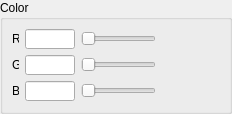
<ui version="4.0" >
 <class>ColorPropertyModifier</class>
 <widget class="QWidget" name="ColorPropertyModifier" >
  <property name="geometry" >
   <rect>
    <x>0</x>
    <y>0</y>
    <width>232</width>
    <height>114</height>
   </rect>
  </property>
  <property name="sizePolicy" >
   <sizepolicy vsizetype="Preferred" hsizetype="Expanding" >
    <horstretch>0</horstretch>
    <verstretch>0</verstretch>
   </sizepolicy>
  </property>
  <property name="minimumSize" >
   <size>
    <width>232</width>
    <height>114</height>
   </size>
  </property>
  <property name="maximumSize" >
   <size>
    <width>232</width>
    <height>114</height>
   </size>
  </property>
  <property name="windowTitle" >
   <string>Form</string>
  </property>
  <layout class="QVBoxLayout" >
   <property name="spacing" >
    <number>0</number>
   </property>
   <property name="margin" >
    <number>0</number>
   </property>
   <item>
    <widget class="QGroupBox" name="propGroupBox" >
     <property name="title" >
      <string>Color</string>
     </property>
     <layout class="QHBoxLayout" >
      <item>
       <layout class="QVBoxLayout" >
        <item>
         <layout class="QHBoxLayout" >
          <item>
           <widget class="QLabel" name="redLabel" >
            <property name="minimumSize" >
             <size>
              <width>7</width>
              <height>15</height>
             </size>
            </property>
            <property name="maximumSize" >
             <size>
              <width>7</width>
              <height>15</height>
             </size>
            </property>
            <property name="text" >
             <string>R</string>
            </property>
           </widget>
          </item>
          <item>
           <widget class="QLineEdit" name="redEdit" >
            <property name="minimumSize" >
             <size>
              <width>50</width>
              <height>20</height>
             </size>
            </property>
            <property name="maximumSize" >
             <size>
              <width>50</width>
              <height>20</height>
             </size>
            </property>
           </widget>
          </item>
          <item>
           <spacer name="horizontalSpacer" >
            <property name="orientation" >
             <enum>Qt::Horizontal</enum>
            </property>
            <property name="sizeHint" stdset="0" >
             <size>
              <width>40</width>
              <height>20</height>
             </size>
            </property>
           </spacer>
          </item>
          <item>
           <widget class="QSlider" name="redSlider" >
            <property name="minimumSize" >
             <size>
              <width>75</width>
              <height>20</height>
             </size>
            </property>
            <property name="maximumSize" >
             <size>
              <width>75</width>
              <height>20</height>
             </size>
            </property>
            <property name="orientation" >
             <enum>Qt::Horizontal</enum>
            </property>
           </widget>
          </item>
          <item>
           <spacer name="horizontalSpacer_4" >
            <property name="orientation" >
             <enum>Qt::Horizontal</enum>
            </property>
            <property name="sizeHint" stdset="0" >
             <size>
              <width>40</width>
              <height>20</height>
             </size>
            </property>
           </spacer>
          </item>
         </layout>
        </item>
        <item>
         <layout class="QHBoxLayout" >
          <item>
           <widget class="QLabel" name="greenLabel" >
            <property name="minimumSize" >
             <size>
              <width>7</width>
              <height>15</height>
             </size>
            </property>
            <property name="maximumSize" >
             <size>
              <width>7</width>
              <height>15</height>
             </size>
            </property>
            <property name="text" >
             <string>G</string>
            </property>
           </widget>
          </item>
          <item>
           <widget class="QLineEdit" name="greenEdit" >
            <property name="minimumSize" >
             <size>
              <width>50</width>
              <height>20</height>
             </size>
            </property>
            <property name="maximumSize" >
             <size>
              <width>50</width>
              <height>20</height>
             </size>
            </property>
           </widget>
          </item>
          <item>
           <spacer name="horizontalSpacer_2" >
            <property name="orientation" >
             <enum>Qt::Horizontal</enum>
            </property>
            <property name="sizeHint" stdset="0" >
             <size>
              <width>40</width>
              <height>20</height>
             </size>
            </property>
           </spacer>
          </item>
          <item>
           <widget class="QSlider" name="greenSlider" >
            <property name="minimumSize" >
             <size>
              <width>75</width>
              <height>20</height>
             </size>
            </property>
            <property name="maximumSize" >
             <size>
              <width>75</width>
              <height>20</height>
             </size>
            </property>
            <property name="orientation" >
             <enum>Qt::Horizontal</enum>
            </property>
           </widget>
          </item>
          <item>
           <spacer name="horizontalSpacer_5" >
            <property name="orientation" >
             <enum>Qt::Horizontal</enum>
            </property>
            <property name="sizeHint" stdset="0" >
             <size>
              <width>40</width>
              <height>20</height>
             </size>
            </property>
           </spacer>
          </item>
         </layout>
        </item>
        <item>
         <layout class="QHBoxLayout" >
          <item>
           <widget class="QLabel" name="blueLabel" >
            <property name="minimumSize" >
             <size>
              <width>7</width>
              <height>15</height>
             </size>
            </property>
            <property name="maximumSize" >
             <size>
              <width>7</width>
              <height>15</height>
             </size>
            </property>
            <property name="text" >
             <string>B</string>
            </property>
           </widget>
          </item>
          <item>
           <widget class="QLineEdit" name="blueEdit" >
            <property name="minimumSize" >
             <size>
              <width>50</width>
              <height>20</height>
             </size>
            </property>
            <property name="maximumSize" >
             <size>
              <width>50</width>
              <height>20</height>
             </size>
            </property>
           </widget>
          </item>
          <item>
           <spacer name="horizontalSpacer_3" >
            <property name="orientation" >
             <enum>Qt::Horizontal</enum>
            </property>
            <property name="sizeHint" stdset="0" >
             <size>
              <width>40</width>
              <height>20</height>
             </size>
            </property>
           </spacer>
          </item>
          <item>
           <widget class="QSlider" name="blueSlider" >
            <property name="minimumSize" >
             <size>
              <width>75</width>
              <height>20</height>
             </size>
            </property>
            <property name="maximumSize" >
             <size>
              <width>75</width>
              <height>20</height>
             </size>
            </property>
            <property name="orientation" >
             <enum>Qt::Horizontal</enum>
            </property>
           </widget>
          </item>
          <item>
           <spacer name="horizontalSpacer_6" >
            <property name="orientation" >
             <enum>Qt::Horizontal</enum>
            </property>
            <property name="sizeHint" stdset="0" >
             <size>
              <width>40</width>
              <height>20</height>
             </size>
            </property>
           </spacer>
          </item>
         </layout>
        </item>
       </layout>
      </item>
      <item>
       <widget class="QLabel" name="previewImg" >
        <property name="minimumSize" >
         <size>
          <width>60</width>
          <height>80</height>
         </size>
        </property>
        <property name="maximumSize" >
         <size>
          <width>60</width>
          <height>80</height>
         </size>
        </property>
        <property name="text" >
         <string/>
        </property>
        <property name="alignment" >
         <set>Qt::AlignCenter</set>
        </property>
        <property name="openExternalLinks" >
         <bool>true</bool>
        </property>
       </widget>
      </item>
     </layout>
    </widget>
   </item>
  </layout>
 </widget>
 <resources/>
 <connections/>
</ui>
